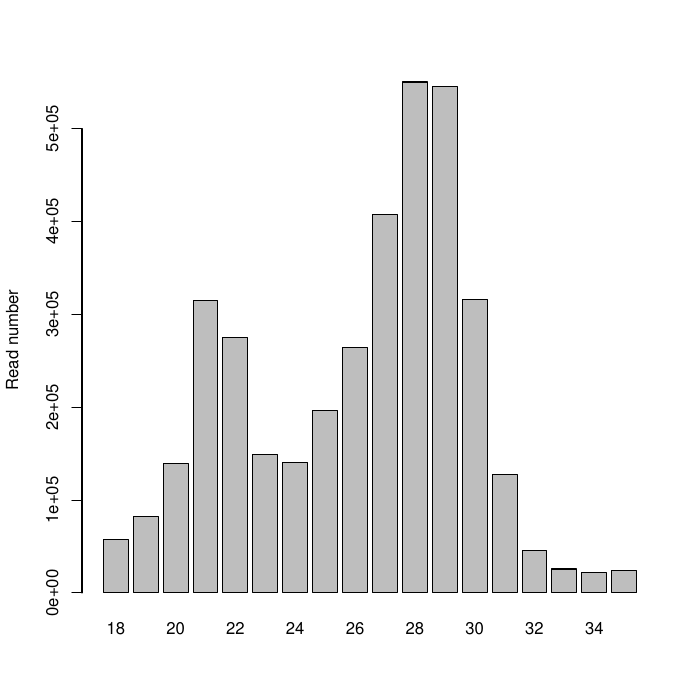

Write R code to recreate this figure.
A <- read.table ("./riborf/readdist/sta.read.dist.18,19,20,21,22,23,24,25,26,27,28,29,30,31,32,33,34,35,.txt", sep="\t", header=T)
pdf (file="./riborf/readdist/sta.readDist.plot.18,19,20,21,22,23,24,25,26,27,28,29,30,31,32,33,34,35,.pdf")
barplot(A[,2], names.arg = A[,1], beside=T, ylab="Read number")
barplot(as.matrix(t(A[,3:5])), names.arg = A[,1], beside=T, ylim=c(0,1), legend=T)
abline(h=0.5, lty="dotted")
dev.off()
